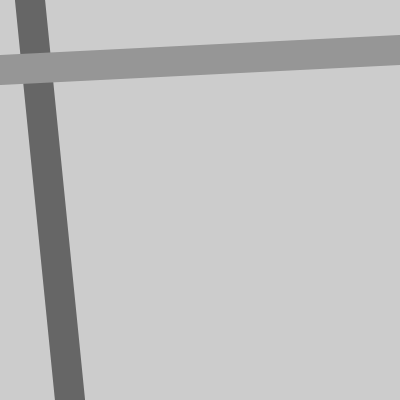
Frame 1 (no input)
Frame 60 (no input): identical to frame 1, image omitted
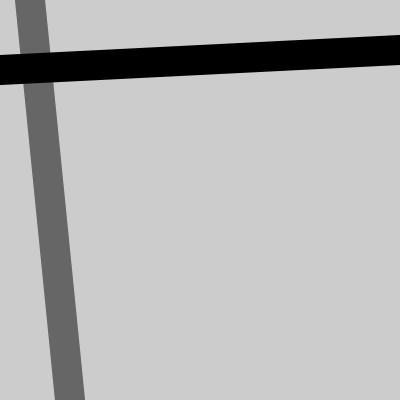
Frame 120 (the mouse pressed at the canvas centre since frame 60)

The p5.js sketch that drew these frames (run headless with seeded random() and noise() and a simulated clock; from frame 60 on, the mouse is pressed at the canvas centre):

// p5.js sketch
// ── sketch.js
function setup() {
 createCanvas(400,400); 
 strokeWeight(30);
}

function draw() {
 background(204);
 stroke(102);
 line(30,0,70,height);
 if(mouseButton == LEFT){
   stroke(0)
 } else if (mouseButton == RIGHT) {
   stroke(255);
 } else {
   stroke(150)
 }
 line(0,70,width,50);
}
